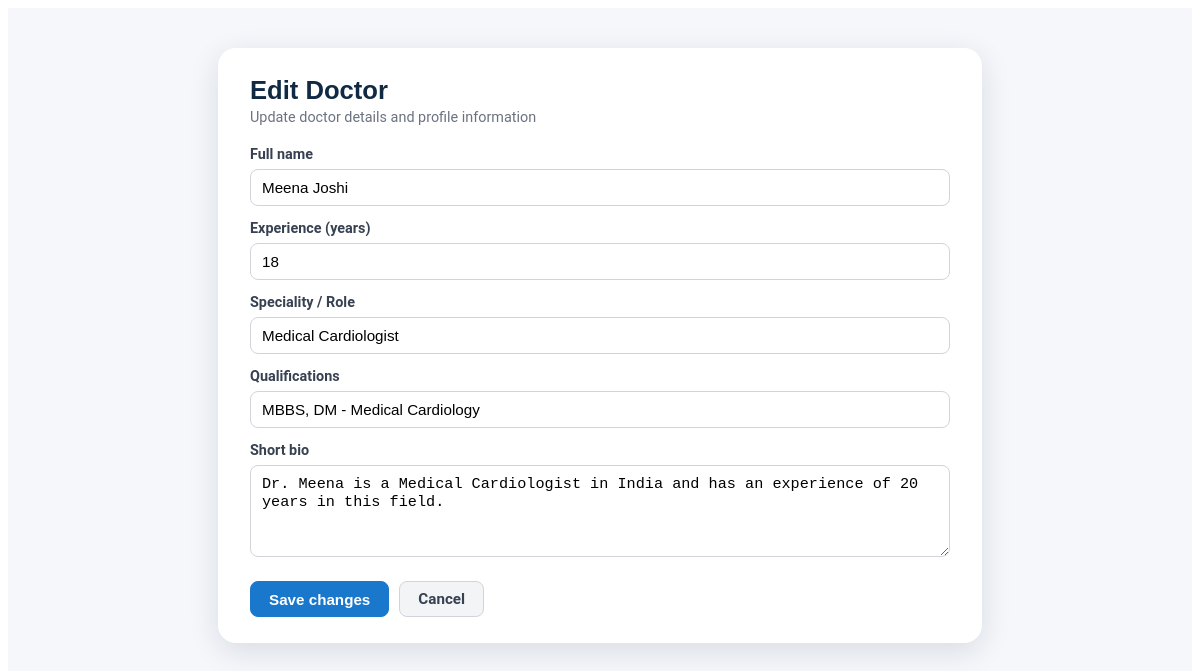
The page /admin/doctor/1/edit (signed in) on the database its author committed.
### application/models.py (models this page shows)
class Doctor(db.Model):
    id = db.Column(db.Integer, primary_key=True)
    username = db.Column(db.String(), unique=True, nullable=False)
    password = db.Column(db.String(), nullable=False)
    specialization = db.Column(db.Integer, db.ForeignKey('department.id'), nullable=False)
    experience=db.Column(db.Integer, nullable=False)
    type = db.Column(db.String(), nullable=False, default="doctor")
    full_name = db.Column(db.String(), nullable=False)
    bio = db.Column(db.String())
    doctor_qualifications = db.Column(db.String())
    doctor_role = db.Column(db.String())
    appointments = db.relationship('Appointment', backref='doctor',lazy=True)
    availability = db.relationship("Availability", backref="doctor", lazy=True)
    photo_filename = db.Column(db.String())
    is_active = db.Column(db.Boolean, nullable=False, default=True)

### application/controllers.py (the view)
@app.route("/admin/doctor/<int:doctor_id>/edit", methods=["GET", "POST"])
def admin_edit_doctor(doctor_id):
    if session.get('user_type') != 'admin':
        return redirect(url_for('login'))
    doctor = Doctor.query.get_or_404(doctor_id)
    if request.method == "POST":
        doctor.full_name = request.form.get("full_name")
        doctor.experience = int(request.form.get("experience") or doctor.experience)
        db.session.commit()
        return redirect(url_for('admin'))
    return render_template("admin_edit_doctor.html", doctor=doctor)

### templates/admin_edit_doctor.html (shortened to what this page needs)
<!DOCTYPE html>
<html lang="en">
<head>
  <link rel="stylesheet" href="{{ url_for('static', filename='styles.css') }}">
</head>
<body class="doctor-edit-page">
  <div class="admin-edit-container">
    <div class="admin-edit-card">
      <div class="admin-edit-header">
        <h2>Edit Doctor</h2>
        <span class="admin-edit-subtitle">Update doctor details and profile information</span>
      </div>
      <form method="POST" action="{{ url_for('admin_edit_doctor', doctor_id=doctor.id) }}" class="admin-edit-form">
        <div class="form-row">
          <label for="full_name">Full name</label>
          <input type="text" id="full_name" name="full_name"
                 value="{{ doctor.full_name }}" required>
        </div>
        <div class="form-row">
          <label for="experience">Experience (years)</label>
          <input type="number" id="experience" name="experience" min="0"
                 value="{{ doctor.experience }}" required>
        </div>
        <div class="form-row">
          <label for="doctor_role">Speciality / Role</label>
          <input type="text" id="doctor_role" name="doctor_role"
                 value="{{ doctor.doctor_role or '' }}"
                 placeholder="e.g. Medical Oncologist">
        </div>
        <div class="form-row">
          <label for="doctor_qualifications">Qualifications</label>
          <input type="text" id="doctor_qualifications" name="doctor_qualifications"
                 value="{{ doctor.doctor_qualifications or '' }}"
                 placeholder="e.g. MBBS, DM - Medical Oncology">
        </div>
        <div class="form-row">
          <label for="bio">Short bio</label>
          <textarea id="bio" name="bio" rows="4"
                    placeholder="Brief summary of doctor’s experience and expertise">{{ doctor.bio or '' }}</textarea>
        </div>
        <div class="form-actions">
          <button type="submit" class="admin-btn admin-btn-primary">Save changes</button>
          <a href="{{ url_for('admin') }}" class="admin-btn admin-btn-secondary">Cancel</a>
        </div>
      </form>
    </div>
  </div>
</body>
</html>

### static/styles.css (style rules this page uses)
:root { --default-font: "Roboto", system-ui, -apple-system, "Segoe UI", Roboto, "Helvetica Neue", Arial, "Noto Sans", "Liberation Sans", sans-serif, "Apple Color Emoji", "Segoe UI Emoji", "Segoe UI Symbol", "Noto Color Emoji"; --heading-font: "Poppins", sans-serif; --nav-font: "Raleway", sans-serif; }
:root { --background-color: #ffffff; --default-color: #444444; --heading-color: #2c4964; --accent-color: #1977cc; --surface-color: #ffffff; --contrast-color: #ffffff; }
:root { --nav-color: #2c4964; --nav-hover-color: #1977cc; --nav-mobile-background-color: #ffffff; --nav-dropdown-background-color: #ffffff; --nav-dropdown-color: #2c4964; --nav-dropdown-hover-color: #1977cc; }
:root { scroll-behavior: smooth; }
body { color: var(--default-color); background-color: var(--background-color); font-family: var(--default-font); }
a { color: var(--accent-color); text-decoration: none; transition: 0.3s; }
h1, h2, h3, h4, h5, h6 { color: var(--heading-color); font-family: var(--heading-font); }
.doctor-edit-page .admin-edit-container { min-height: 100vh; display: flex; justify-content: center; align-items: flex-start; padding: 40px 16px; background: #f5f7fb; }
.doctor-edit-page .admin-edit-card { width: 100%; max-width: 700px; background: #ffffff; border-radius: 18px; box-shadow: 0 8px 30px rgba(15, 23, 42, 0.12); padding: 28px 32px 26px 32px; }
.doctor-edit-page .admin-edit-header h2 { margin: 0; font-size: 1.6rem; color: #102a43; }
.doctor-edit-page .admin-edit-subtitle { display: block; margin-top: 4px; font-size: 0.9rem; color: #6b7280; }
.doctor-edit-page .admin-edit-form { margin-top: 20px; display: flex; flex-direction: column; gap: 14px; }
.doctor-edit-page .admin-edit-form .form-row { display: flex; flex-direction: column; gap: 6px; }
.doctor-edit-page .admin-edit-form label { font-size: 0.9rem; font-weight: 600; color: #374151; }
.doctor-edit-page .admin-edit-form input, .doctor-edit-page .admin-edit-form textarea { border-radius: 8px; border: 1px solid #d1d5db; padding: 9px 11px; font-size: 0.95rem; outline: none; }
.doctor-edit-page .form-actions { margin-top: 10px; display: flex; gap: 10px; }
.doctor-edit-page .admin-btn { display: inline-block; padding: 8px 18px; border-radius: 8px; border: 1px solid transparent; font-size: 0.95rem; font-weight: 600; text-decoration: none; cursor: pointer; }
.doctor-edit-page .admin-btn-primary { background: #1977cc; color: #ffffff; border-color: #1977cc; }
.doctor-edit-page .admin-btn-secondary { background: #f3f4f6; color: #374151; border-color: #d1d5db; }

### rows shown on the page
Doctor: full_name "Meena Joshi", experience "18", doctor_role "Medical Cardiologist", doctor_qualifications "MBBS, DM - Medical Cardiology", bio "Dr. Meena is a Medical Cardiologist in India and has an experience of 20 years in this field."
